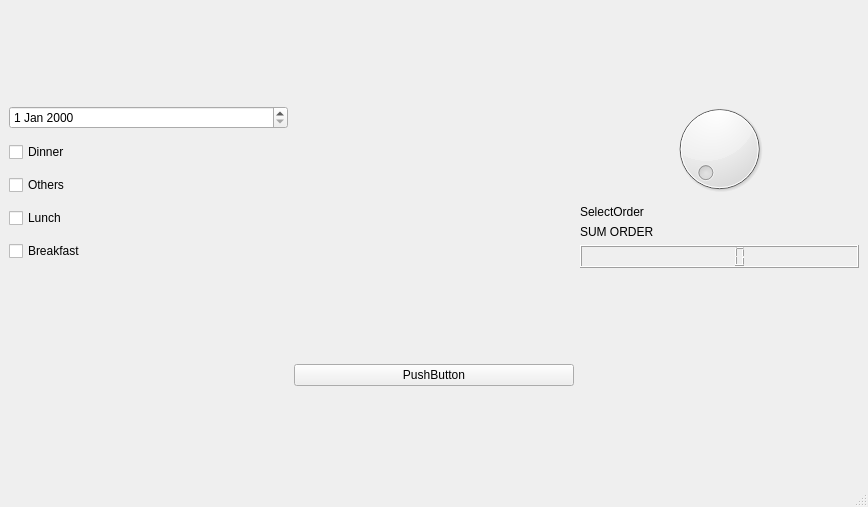
<?xml version="1.0" encoding="UTF-8"?>
<ui version="4.0">
 <class>MainWindow</class>
 <widget class="QMainWindow" name="MainWindow">
  <property name="geometry">
   <rect>
    <x>0</x>
    <y>0</y>
    <width>868</width>
    <height>507</height>
   </rect>
  </property>
  <property name="windowTitle">
   <string>MainWindow</string>
  </property>
  <widget class="QWidget" name="centralwidget">
   <layout class="QGridLayout" name="gridLayout_2">
    <item row="0" column="5">
     <layout class="QGridLayout" name="gridLayout">
      <item row="2" column="0">
       <widget class="QLabel" name="label">
        <property name="text">
         <string>SUM ORDER</string>
        </property>
       </widget>
      </item>
      <item row="1" column="0">
       <widget class="QLabel" name="label_order">
        <property name="text">
         <string>SelectOrder</string>
        </property>
       </widget>
      </item>
      <item row="3" column="0">
       <widget class="QLCDNumber" name="lcdNumber"/>
      </item>
      <item row="0" column="0">
       <widget class="QDial" name="dialObject"/>
      </item>
     </layout>
    </item>
    <item row="1" column="2">
     <widget class="QPushButton" name="pushButton_order">
      <property name="text">
       <string>PushButton</string>
      </property>
     </widget>
    </item>
    <item row="0" column="1">
     <layout class="QVBoxLayout" name="verticalLayout">
      <item>
       <widget class="QDateEdit" name="dateEdit"/>
      </item>
      <item>
       <widget class="QCheckBox" name="checkBox_Dinner">
        <property name="text">
         <string>Dinner</string>
        </property>
       </widget>
      </item>
      <item>
       <widget class="QCheckBox" name="checkBox_Others">
        <property name="text">
         <string>Others</string>
        </property>
       </widget>
      </item>
      <item>
       <widget class="QCheckBox" name="checkBox_Lunch">
        <property name="text">
         <string>Lunch</string>
        </property>
       </widget>
      </item>
      <item>
       <widget class="QCheckBox" name="checkBox_Breakfast">
        <property name="text">
         <string>Breakfast</string>
        </property>
       </widget>
      </item>
     </layout>
    </item>
   </layout>
  </widget>
  <widget class="QMenuBar" name="menubar">
   <property name="geometry">
    <rect>
     <x>0</x>
     <y>0</y>
     <width>868</width>
     <height>24</height>
    </rect>
   </property>
  </widget>
  <widget class="QStatusBar" name="statusbar"/>
 </widget>
 <resources/>
 <connections/>
</ui>
